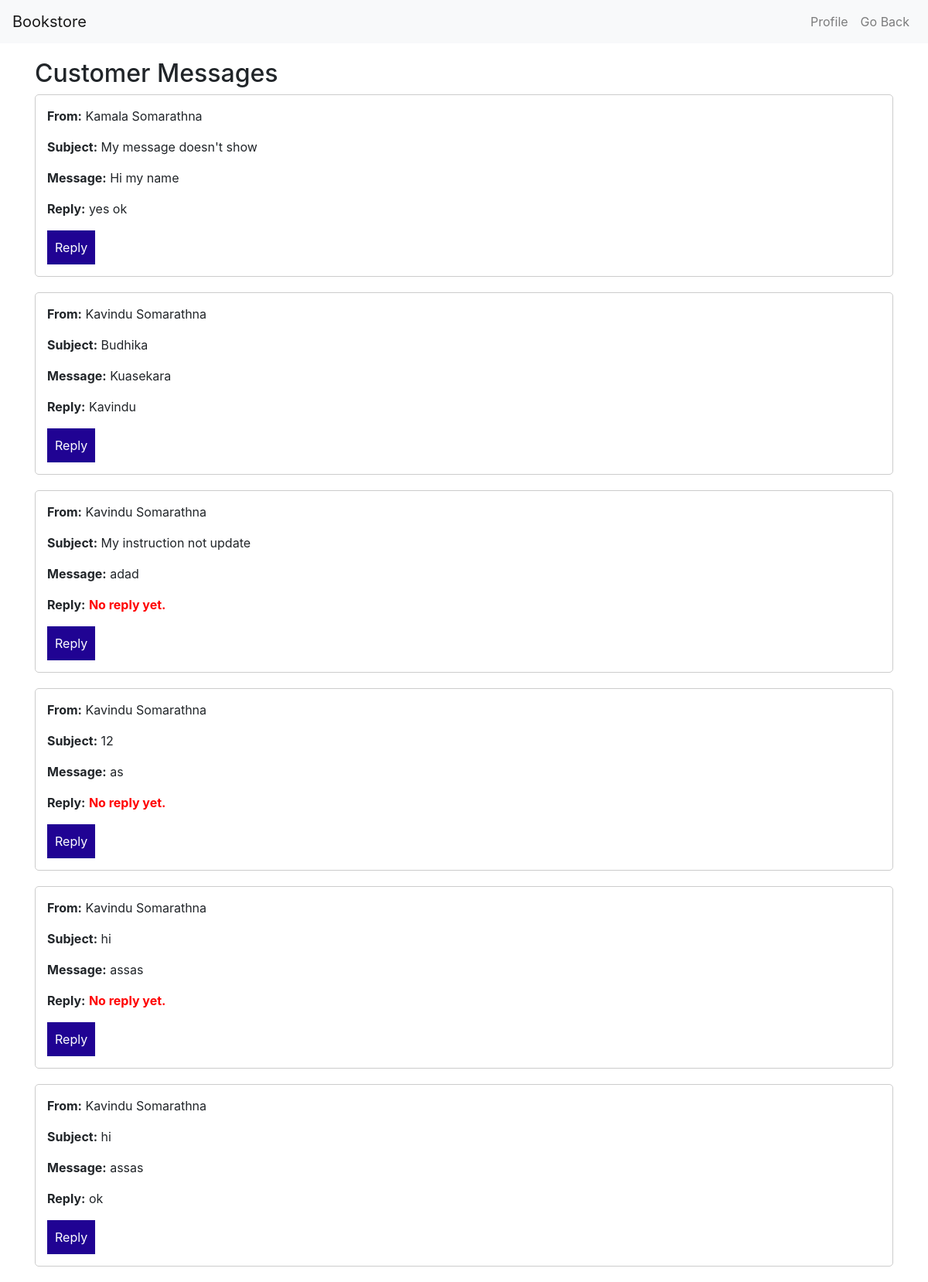
/message_customer/index.php (signed in), run on the app's committed database.
### tables this page shows
CREATE TABLE `feedback` (
  `fid` int(11) NOT NULL,
  `sender_id` int(11) NOT NULL,
  `subject` varchar(255) NOT NULL,
  `description` text NOT NULL,
  `reply` text DEFAULT NULL
);

CREATE TABLE `customer` (
  `id` int(11) NOT NULL,
  `firstname` varchar(50) NOT NULL,
  `lastname` varchar(50) NOT NULL,
  `address` text NOT NULL,
  `contact` varchar(15) NOT NULL,
  `email` varchar(100) NOT NULL,
  `password` varchar(255) NOT NULL,
  `photo` varchar(255) DEFAULT NULL
);

### message_customer/index.php (the view, shortened to what this page needs)
<?php
include '../connect.php';
$profilePage = "profile.php";
if ($_SESSION['user_role'] === "admin") {
    $profilePage = "../profile_admin.php";
} elseif ($_SESSION['user_role'] === "order") {
    $profilePage = "../profile_order.php";
} elseif ($_SESSION['user_role'] === "inventory") {
    $profilePage = "../profile_inventory.php";
}
$sql = "SELECT feedback.fid, feedback.subject, feedback.description, feedback.reply, customer.firstname, customer.lastname
        FROM feedback
        JOIN customer ON feedback.sender_id = customer.id
        ORDER BY feedback.fid DESC";
$result = $conn->query($sql);
?>
<!DOCTYPE html>
<html lang="en">
<head>
    <link rel="stylesheet" href="https://stackpath.bootstrapcdn.com/bootstrap/4.5.2/css/bootstrap.min.css">
</head>
<body>
<nav class="navbar navbar-expand-lg navbar-light bg-light">
        <a class="navbar-brand" href="#">Bookstore</a>
        <div class="navbar-nav ml-auto">
            <a class="nav-item nav-link" href="<?php echo $profilePage; ?>">Profile</a>
            <a class="nav-item nav-link" href="javascript:history.back()">Go Back</a>
        </div>
    </nav>
    <div class="container">
        <h2>Customer Messages</h2>
        <?php while ($row = $result->fetch_assoc()): ?>
            <div class="message-box">
                <p><strong>From:</strong> <?php echo htmlspecialchars($row['firstname'] . ' ' . $row['lastname']); ?></p>
                <p><strong>Subject:</strong> <?php echo htmlspecialchars($row['subject']); ?></p>
                <p><strong>Message:</strong> <?php echo nl2br(htmlspecialchars($row['description'])); ?></p>
                <p><strong>Reply:</strong>
                    <?php if ($row['reply']): ?>
                        <?php echo nl2br(htmlspecialchars($row['reply'])); ?>
                    <?php else: ?>
                        <span class="no-reply">No reply yet.</span>
                    <?php endif; ?>
                </p>
                <button onclick="toggleReplyForm(<?php echo $row['fid']; ?>)">Reply</button>
            </div>
        <?php endwhile; ?>
    </div>
</body>
</html>

### message_customer/index.php (style rules this page uses)
body { font-family: Arial, sans-serif; }
.container { width: 80%; margin: 20px auto; }
.message-box { border: 1px solid #ccc; padding: 15px; margin-bottom: 20px; border-radius: 5px; }
button { background-color: #200393; color: white; padding: 10px; border: none; border-radius: 5px; cursor: pointer; }
.no-reply { color: red; font-weight: bold; }

### data on the page
feedback: sender.lastname "Kamala Somarathna", subject "My message doesn't show", description "Hi my name", reply "yes ok"
feedback: sender.lastname "Kavindu Somarathna", subject "Budhika", description "Kuasekara", reply "Kavindu"
feedback: sender.lastname "Kavindu Somarathna", subject "My instruction not update", description "adad", shows "No reply yet."
feedback: sender.lastname "Kavindu Somarathna", subject "12", description "as", shows "No reply yet."
feedback: sender.lastname "Kavindu Somarathna", subject "hi", description "assas", shows "No reply yet."
feedback: sender.lastname "Kavindu Somarathna", subject "hi", description "assas", reply "ok"
